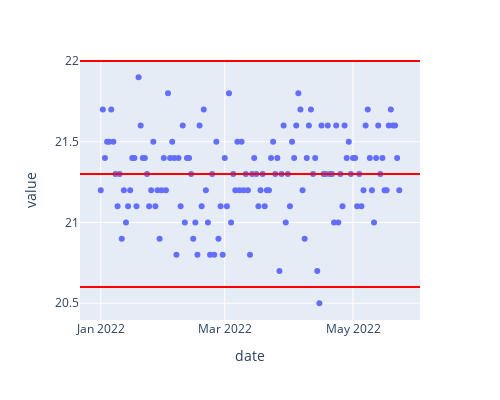

Here is the notebook cell this chart was saved with:
### Code cell
# plotly 
fig = px.scatter(df_ins_A, x = 'date', y = 'value', width = 500, height= 400)
fig.add_hline(df_ins_A['lower_spec'].iloc[-1],line_color ='red',legendwidth = 0.5)
fig.add_hline(df_ins_A['target'].iloc[-1],line_color ='red',legendwidth = 0.5)
fig.add_hline(df_ins_A['upper_spec'].iloc[-1],line_color ='red',legendwidth = 0.5)

### Figure 1 — Plotly figure (JSON) as saved in the notebook; plotly's stock layout.template omitted (floating-point values rounded to 4 significant figures; data arrays with more than 128 entries replaced by an {"elided": "..."} marker saying what was removed)
{"data": [{"hovertemplate": "date=%{x}<br>value=%{y}<extra></extra>", "legendgroup": "", "marker": {"color": "#636efa", "symbol": "circle"}, "mode": "markers", "name": "", "orientation": "v", "showlegend": false, "type": "scatter", "x": {"elided": "143 str values"}, "xaxis": "x", "y": {"elided": "143 float values"}, "yaxis": "y"}], "layout": {"height": 400, "legend": {"tracegroupgap": 0}, "margin": {"t": 60}, "shapes": [{"legendwidth": 0.5, "line": {"color": "red"}, "type": "line", "x0": 0, "x1": 1, "xref": "x domain", "y0": 20.6, "y1": 20.6, "yref": "y"}, {"legendwidth": 0.5, "line": {"color": "red"}, "type": "line", "x0": 0, "x1": 1, "xref": "x domain", "y0": 21.3, "y1": 21.3, "yref": "y"}, {"legendwidth": 0.5, "line": {"color": "red"}, "type": "line", "x0": 0, "x1": 1, "xref": "x domain", "y0": 22, "y1": 22, "yref": "y"}], "width": 500, "xaxis": {"anchor": "y", "domain": [0, 1], "title": {"text": "date"}}, "yaxis": {"anchor": "x", "domain": [0, 1], "title": {"text": "value"}}}}
